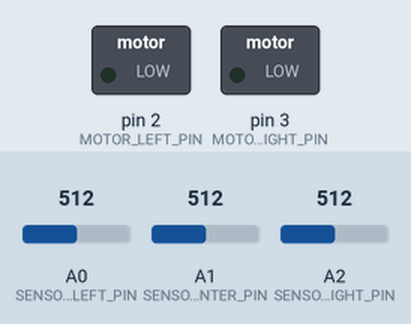
Recording of a sketch running on a simulated Arduino Uno, built with avr-gcc and run on an emulated ATmega328P. Shown: switched loads named in the sketch (green lamp = pin HIGH). The test bench sets the inputs (shaded band); at power-on: A0 (SENSOR_LEFT_PIN) = 512, A1 (SENSOR_CENTER_PIN) = 512, A2 (SENSOR_RIGHT_PIN) = 512.

Above: at 1.2 s.
1.3 s: A0 (SENSOR_LEFT_PIN) set to 684
2.8 s: A0 (SENSOR_LEFT_PIN) set to 715
At 3.9 s:
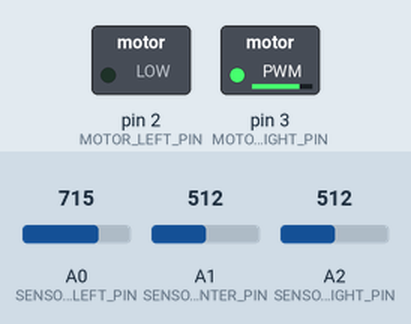
4.3 s: A1 (SENSOR_CENTER_PIN) set to 692
5.8 s: A1 (SENSOR_CENTER_PIN) set to 713
At 6.2 s:
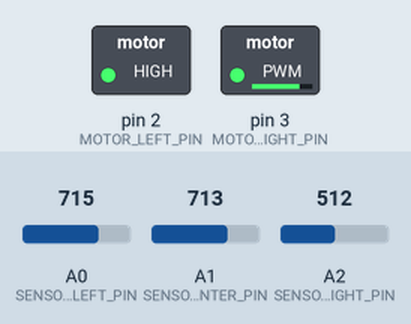
7.3 s: A1 (SENSOR_CENTER_PIN) set to 690
At 8.5 s:
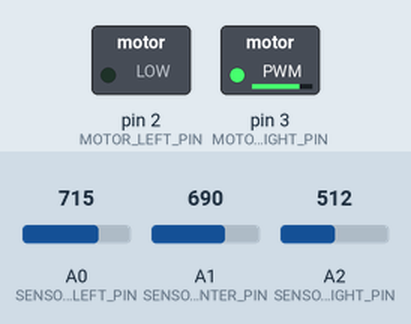
8.8 s: A1 (SENSOR_CENTER_PIN) set to 710
At 9.7 s:
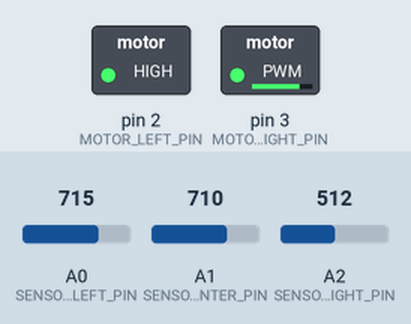
Timing chart, 0 to 11.3 s (numbered marks = the images above; inputs shaded):
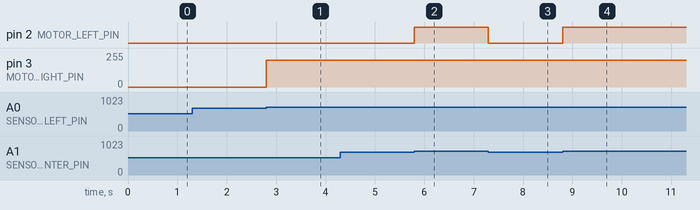

Measured:
- the behaviour switches between 700 and 701 on A0 (SENSOR_LEFT_PIN) (found by bisection; images 0 and 1)
- the behaviour switches between 700 and 701 on A1 (SENSOR_CENTER_PIN) (found by bisection; images 1 and 2)
- after the input at 1.3 s, every drawn part: stays the same
- after the input at 2.8 s, pin 3 (MOTOR_RIGHT_PIN): 0/255 → 200/255 at once
- after the input at 4.3 s, every drawn part: stays the same
- after the input at 5.8 s, pin 2 (MOTOR_LEFT_PIN): LOW → HIGH at once
- after the input at 7.3 s, pin 2 (MOTOR_LEFT_PIN): HIGH → LOW at once
- after the input at 8.8 s, pin 2 (MOTOR_LEFT_PIN): LOW → HIGH at once

The sketch:

main.ino
```cpp
// Motor pin definitions
#define MOTOR_LEFT_PIN 2
#define MOTOR_RIGHT_PIN 3

// Sensor pin definitions
#define SENSOR_LEFT_PIN A0
#define SENSOR_CENTER_PIN A1
#define SENSOR_RIGHT_PIN A2

// Sensor threshold
#define LINE_THRESHOLD 700 // Adjust as needed

// Motor speed
#define MOTOR_SPEED 200 // Adjust as needed

void setup() {
  // Set motor pins as output
  pinMode(MOTOR_LEFT_PIN, OUTPUT);
  pinMode(MOTOR_RIGHT_PIN, OUTPUT);

  // Set sensor pins as input
  pinMode(SENSOR_LEFT_PIN, INPUT);
  pinMode(SENSOR_CENTER_PIN, INPUT);
  pinMode(SENSOR_RIGHT_PIN, INPUT);
}

void loop() {
  // Read sensor values
  int sensorLeft = analogRead(SENSOR_LEFT_PIN);
  int sensorCenter = analogRead(SENSOR_CENTER_PIN);
  int sensorRight = analogRead(SENSOR_RIGHT_PIN);

  // Calculate error
  int error = sensorCenter - LINE_THRESHOLD;

  // Adjust motor speeds based on error
  int leftSpeed, rightSpeed;
  if (error > 0) {
    // If the center sensor detects the line, move straight
    leftSpeed = MOTOR_SPEED;
    rightSpeed = MOTOR_SPEED;
  } else {
    // If the center sensor doesn't detect the line, use the left and right sensors to adjust direction
    if (sensorLeft > LINE_THRESHOLD) {
      // Turn left
      leftSpeed = 0;
      rightSpeed = MOTOR_SPEED;
    } else if (sensorRight > LINE_THRESHOLD) {
      // Turn right
      leftSpeed = MOTOR_SPEED;
      rightSpeed = 0;
    } else {
      // If none of the sensors detect the line, stop
      leftSpeed = 0;
      rightSpeed = 0;
    }
  }

  // Apply motor speeds
  analogWrite(MOTOR_LEFT_PIN, leftSpeed);
  analogWrite(MOTOR_RIGHT_PIN, rightSpeed);
}
```
